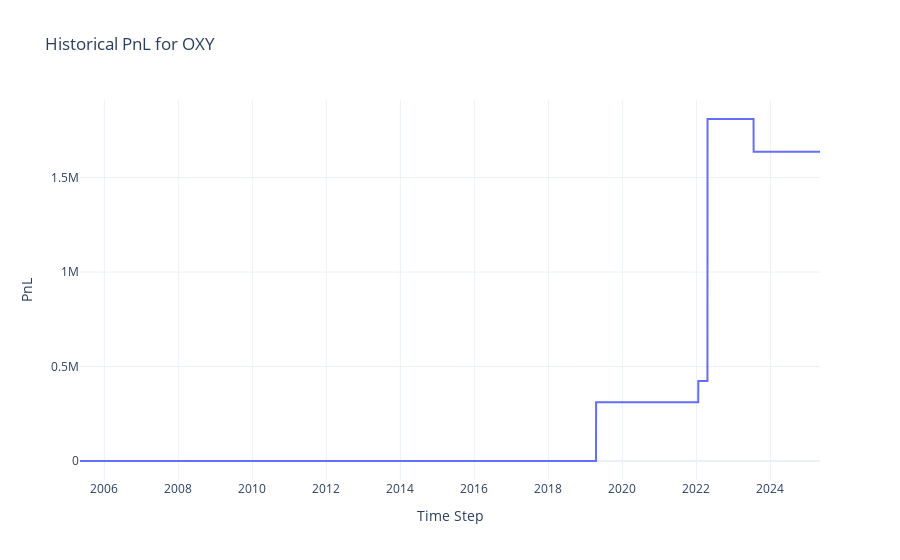

Notebook code for this chart:
### Code cell
import plotly.graph_objects as go
import numpy as np

# Extract PnL series for asset "OXY"
oxy_idx = OBData.assetIdx["OXY"] - 1
oxy_pnl = np.array(valueTrader.historical_pnl_per_asset)[:, oxy_idx]

# Create Plotly figure
fig = go.Figure()
fig.add_trace(go.Scatter(x=analysisValue.data.Date,y=oxy_pnl, mode='lines', name='OXY PnL'))

# Update layout (optional)
fig.update_layout(
    title='Historical PnL for OXY',
    xaxis_title='Time Step',
    yaxis_title='PnL',
    template='plotly_white'
)

fig.show()

### Figure 1 — Plotly figure (JSON) as saved in the notebook; plotly's stock layout.template omitted (floating-point values rounded to 4 significant figures; data arrays with more than 128 entries replaced by an {"elided": "..."} marker saying what was removed)
{"data": [{"mode": "lines", "name": "OXY PnL", "type": "scatter", "x": {"elided": "5031 str values"}, "y": {"elided": "5031 float values"}}], "layout": {"title": {"text": "Historical PnL for OXY"}, "xaxis": {"title": {"text": "Time Step"}}, "yaxis": {"title": {"text": "PnL"}}}}
